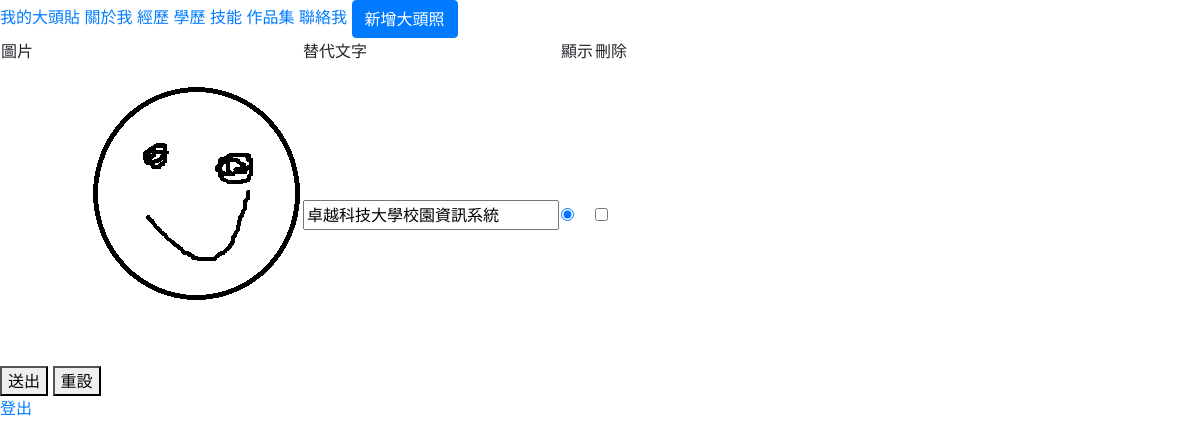
Page /backend.php on the earlier database version.
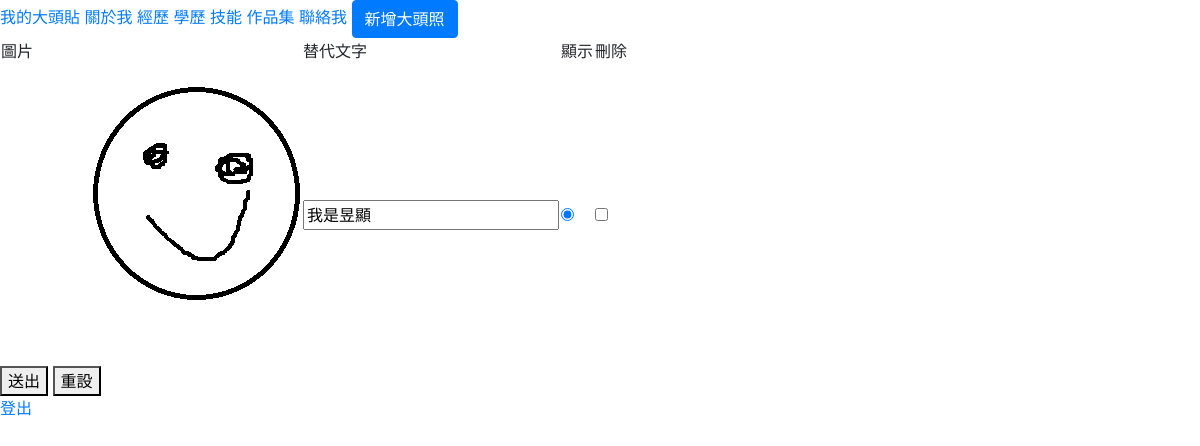
Same page on the later database version.
### tables this page shows
CREATE TABLE `resume_img` (
  `id` int(10) UNSIGNED NOT NULL,
  `img` varchar(64) NOT NULL COMMENT '圖片',
  `text` text NOT NULL COMMENT '替代文字',
  `sh` tinyint(1) NOT NULL COMMENT '顯示'
);

### base.php (called while the page is built, shortened)
<?php
    $addstr=[
        'img'=>'新增大頭照',
        'about'=>'新增關於我',
        'exp'=>'新增經歷',
        'exp_e'=>'新增學歷',
        'skills'=>'新增技能',
        'works'=>'新增作品集',
        'contact'=>'新增聯絡我'
    ];
    $Img=new DB("resume_img");
    class DB{
        protected $table;
        protected $dsn="mysql:host=localhost;dbname=s1090413;charset=utf8";
        protected $pdo;
        function __construct($table)
        {
            $this->table=$table;
            $this->pdo=new PDO($this->dsn,'root','');
        }
        function all(...$arg){
            $sql="select * from $this->table";
            return $this->pdo->query($sql)->fetchAll();
        }
    }
?>

### backend/img.php (the view, shortened to what this page needs)
<table>
    <tr>
        <td>圖片</td>
        <td>替代文字</td>
        <td>顯示</td>
        <td>刪除</td>
    </tr>
    <?php
    $rows = $Img->all();
    foreach ($rows as $row) {
    ?><tr>
            <td><img src="media/img/<?= $row['img']; ?>" style="height: 300px;"></td>
            <td><input type="text" name="text[]" value="<?= $row['text']; ?>"></td>
            <td><input type="radio" name="sh" value="<?= $row['id']; ?>" <?= ($row['sh'] == 1) ? "checked" : ""; ?>></td>
            <td><input type="checkbox" name="del[]" value="<?= $row['id']; ?>">
            </td>
        </tr>
    <?php
    }
    ?>
</table>

### backend.php (shortened to what this page needs)
<?php
include_once "base.php";
$do = isset($_GET['do']) ? $_GET['do'] : "img";
$file = "backend/" . $do . ".php";
?>
<!DOCTYPE html>
<html lang="en">
<head>
    <link rel="stylesheet" href="plugin/bootstrap.min.css">
</head>
<body>
<a href="?do=img">我的大頭貼</a>
<a href="?do=about">關於我</a>
<a href="?do=exp">經歷</a>
<a href="?do=exp_e">學歷</a>
<a href="?do=skills">技能</a>
<a href="?do=works">作品集</a>
<a href="?do=contact">聯絡我</a>
<?php
    if($do!='contact'){
?>
<button type="button" class="btn btn-primary" data-toggle="modal" data-target="#exp">
    <?= $addstr[$do]; ?>
</button>
<?php
    }
?>
<form action="api/edit.php" method="post">
    <?php
    if (file_exists($file)) {
        include $file;
    } else {
        include "backend/img.php";
    }
    ?>
    <div>
    <div>
        <button type="submit">送出</button>
        <button type="reset">重設</button>
    </div>
</form>
        <a href="api/logout.php">登出</a>
</body>
</html>

Differences in the rows shown:
changed resume_img: text "卓越科技大學校園資訊系統" → "我是昱顯"
